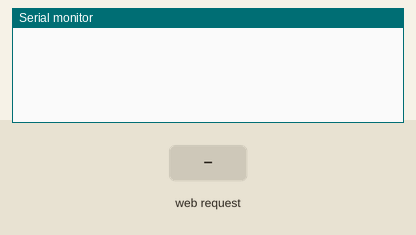
This sketch was run on a simulated ESP8266 (NodeMCU). Parts: the last lines printed to the serial monitor. The test bench sets the inputs (shaded band). WiFi joins after 1.5 s; servers stay silent unless stated.

Above: at 8.7 s.
8.8 s: HTTP request GET /temperature received
At 9.4 s:
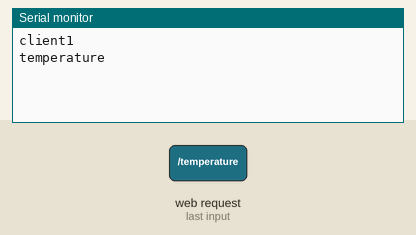
10.3 s: HTTP request GET /statuslamp received
At 11.5 s:
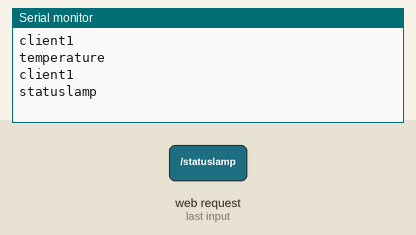
11.8 s: HTTP request GET /statuscolor received
At 12.9 s:
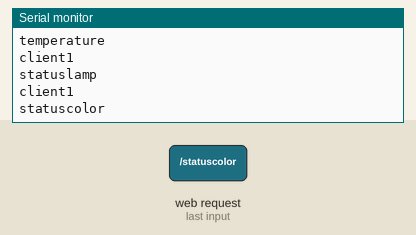
13.3 s: HTTP request GET /lamp received
At 14.0 s:
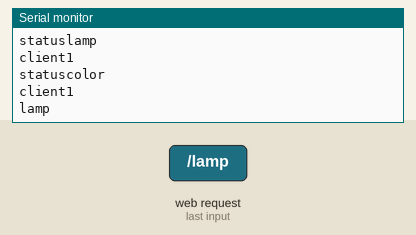
14.8 s: HTTP request GET /on received
At 15.2 s:
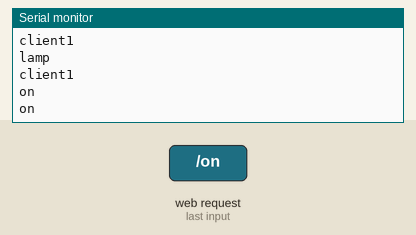
16.3 s: HTTP request GET /brightness received
At 17.5 s:
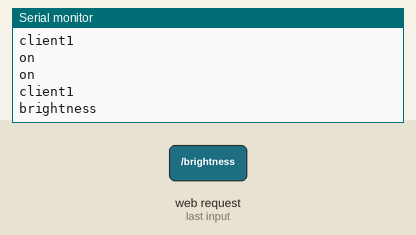

The sketch:

ESP01.ino
```cpp
#include <ESP8266WiFi.h>

const char *ssid = "Mujica";
const char *password = "Mug2215562.";

WiFiServer server(80);
WiFiServer server2(5000);
uint32_t color = 16777215;
int brightness = 180;
boolean pixel_on = false;
float temperature;
String message = "";
void setup()
{
  Serial.begin(115200);
  delay(1000);
  WiFi.mode(WIFI_STA);
  Serial.setTimeout(2000);
  WiFi.begin(ssid, password);
  while (WiFi.status() != WL_CONNECTED)
  {
    delay(500);
  }
  message = "temperature";
  manage_arduino();
  delay(5000);
  server.begin();
  server2.begin();
}

void manage_wifi_client(WiFiClient client)
{
  String res = "HTTP/1.1 200 OK\r\nContent-Type: text/html\r\n\r\n<!DOCTYPE HTML>\r\n<html>\r\n";
  if (message.indexOf("temperature") != -1)
  {
    res += temperature;
  }
  else if (message.indexOf("statuslamp") != -1)
  {
    res += (pixel_on ? "1" : "0");
  }
  else if (message.indexOf("statusbrightness") != -1)
  {
    res += brightness;
  }
  else if (message.indexOf("statuscolor") != -1)
  {
    res += String(color, HEX);
  }
  else if (message.indexOf("lamp") != -1)
  {
    pixel_on = (message.indexOf("on") != -1);
    res += (pixel_on ? "1" : "0");
  }
  else if (message.indexOf("brightness") != -1)
  {
    message.replace("brightness", "");
    pixel_on = true;
    brightness = atoi(message.c_str());
    res += brightness;
  }
  else if (message.indexOf("color") != -1)
  {
    message.replace("color", "");
    message.toUpperCase();
    pixel_on = true;
    color = (uint32_t)strtol(message.c_str(), NULL, 16);
    res += String(color, HEX);
  }
  else
  {
    Serial.println(message);
  }
  client.flush();
  res += "</html>\n";
  client.print(res);
}

void manage_arduino()
{
  if (message.indexOf("temperature") != -1 || message.indexOf("lamp") != -1)
  {
    String res = "";
    while (Serial.available())
    {
      res += Serial.readString();
    }
    Serial.flush();
    if (message.indexOf("temperature") != -1)
    {
      temperature = atoi(res.c_str());
    }
    else if (message.indexOf("lamp") != -1)
    {
      pixel_on = (message.indexOf("on") != -1);
      res += (pixel_on ? "1" : "0");
    }
  }
  Serial.flush();
}

void manage_client(WiFiClient  client){
  while (!client.available())
  {
    delay(1);
  }
  message = "";
  message = client.readStringUntil('\r');
  message.toLowerCase();
  message.replace("http/1.1", "");
  message.replace("get", "");
  message.replace(" ", "");
  message.replace("/", "");
  Serial.println(message);
  Serial.flush();
  manage_wifi_client(client);
  client.flush();
  manage_arduino();
}

void loop()
{
  WiFiClient client = server.available();
  WiFiClient client2 = server2.available();

  if (!client && !client2)
  {
    return;
  }
  else{
      if(client){
        Serial.println("client1");
        manage_client(client);
        }else{        Serial.println("client2");
                  manage_client(client2);
          }
 }


}
```

Measured:
- after the input at 8.8 s, the serial monitor: prints a new line at once (image 1)
- after the input at 10.3 s, the serial monitor: prints a new line at once (image 2)
- after the input at 11.8 s, the serial monitor: prints a new line at once (image 3)
- after the input at 13.3 s, the serial monitor: prints a new line at once (image 4)
- after the input at 14.8 s, the serial monitor: prints a new line at once (image 5)
- after the input at 16.3 s, the serial monitor: prints a new line at once (image 6)
